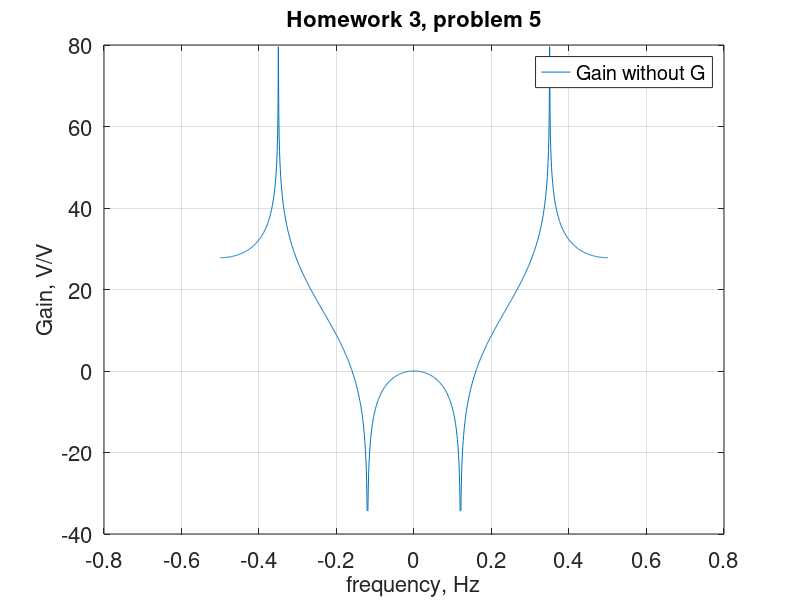

Here is the MATLAB script that generated this plot:
% Author: Spencer Goulette
% ECE 486 - HW #4 Problem 1
% February 18th, 2019

clear variables

%% Problem 1
f = linspace(-0.5,0.5,1001); % Frequency from -0.5 to 0.5
z = exp(1i .* 2 .* pi .* f); % Z
r = 0.999;
H = ((1 - 2 * r * cos(2 * pi * .35) + r^2)/(1 - 2 * cos(2 * pi * .12) + 1).*(z.^(2) - 2.*z.*cos(2*pi*.12) + 1)./(z.^(2) - 2.*z.*r.*cos(2*pi*.35) + r^2)); % Filter H(z)

H = 20*log10(abs(H));

Fig1 = figure('Position', [200, 75, 850, 600]); % set figure size and location <--- Answer to Part B
plot(f,H); % stem plot
grid on; % add grid
set(gca, 'fontsize', 16); % increase font size
xlabel('frequency, Hz', 'fontsize', 16); % x label
ylabel('Gain, V/V', 'fontsize', 16); % y label
title('Homework 3, problem 5', 'fontsize', 16); % title
legend('Gain without G','Gain with G'); % legend